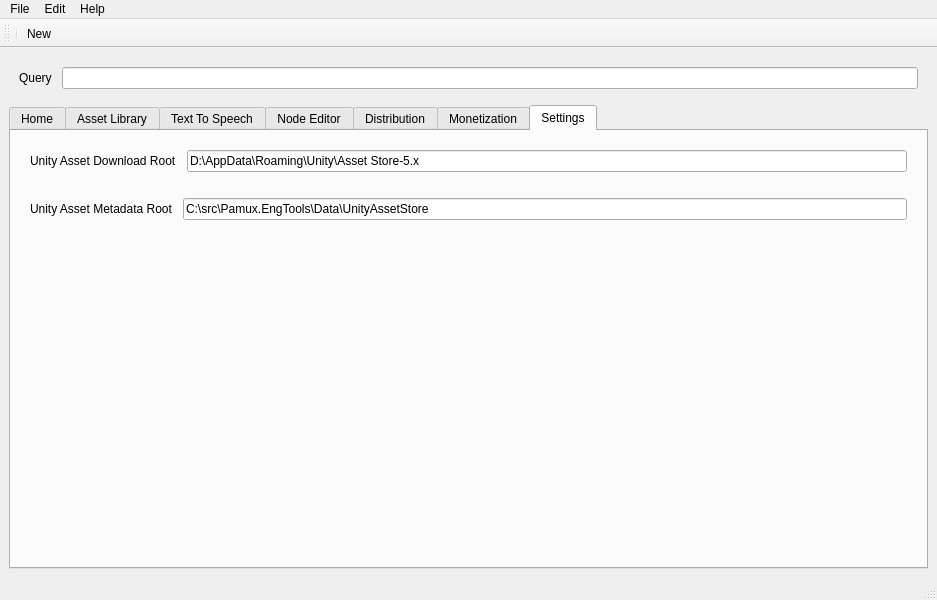
<?xml version="1.0" encoding="UTF-8"?>
<ui version="4.0">
 <class>MainWindow</class>
 <widget class="QMainWindow" name="MainWindow">
  <property name="geometry">
   <rect>
    <x>0</x>
    <y>0</y>
    <width>937</width>
    <height>600</height>
   </rect>
  </property>
  <property name="windowTitle">
   <string>Pamux Studios Engineering Tools</string>
  </property>
  <widget class="QWidget" name="centralwidget">
   <layout class="QVBoxLayout" name="verticalLayout_2">
    <item>
     <layout class="QVBoxLayout" name="verticalLayout">
      <item>
       <layout class="QHBoxLayout" name="horizontalLayout">
        <property name="spacing">
         <number>10</number>
        </property>
        <property name="leftMargin">
         <number>10</number>
        </property>
        <property name="topMargin">
         <number>10</number>
        </property>
        <property name="rightMargin">
         <number>10</number>
        </property>
        <property name="bottomMargin">
         <number>10</number>
        </property>
        <item>
         <widget class="QLabel" name="labelQuery">
          <property name="text">
           <string>Query</string>
          </property>
         </widget>
        </item>
        <item>
         <widget class="QLineEdit" name="editQuery">
          <property name="text">
           <string/>
          </property>
         </widget>
        </item>
       </layout>
      </item>
      <item>
       <widget class="QTabWidget" name="tabWidget">
        <property name="sizePolicy">
         <sizepolicy hsizetype="Expanding" vsizetype="Expanding">
          <horstretch>0</horstretch>
          <verstretch>0</verstretch>
         </sizepolicy>
        </property>
        <property name="minimumSize">
         <size>
          <width>0</width>
          <height>80</height>
         </size>
        </property>
        <property name="autoFillBackground">
         <bool>false</bool>
        </property>
        <property name="currentIndex">
         <number>6</number>
        </property>
        <widget class="QWidget" name="tabHome">
         <attribute name="title">
          <string>Home</string>
         </attribute>
        </widget>
        <widget class="QWidget" name="tabAssetLibrary">
         <attribute name="title">
          <string>Asset Library</string>
         </attribute>
         <layout class="QHBoxLayout" name="horizontalLayout_4">
          <item>
           <layout class="QHBoxLayout" name="horizontalLayout_3">
            <item>
             <widget class="QTableWidget" name="tableAssetContainers">
              <column>
               <property name="text">
                <string>Name</string>
               </property>
              </column>
              <column>
               <property name="text">
                <string>Company</string>
               </property>
              </column>
              <column>
               <property name="text">
                <string>Category</string>
               </property>
              </column>
             </widget>
            </item>
            <item>
             <widget class="QTreeWidget" name="treeAssets">
              <column>
               <property name="text">
                <string notr="true">1</string>
               </property>
              </column>
             </widget>
            </item>
           </layout>
          </item>
         </layout>
        </widget>
        <widget class="QWidget" name="tabTextToSpeech">
         <attribute name="title">
          <string>Text To Speech</string>
         </attribute>
        </widget>
        <widget class="QWidget" name="tabNodeEditor">
         <attribute name="title">
          <string>Node Editor</string>
         </attribute>
        </widget>
        <widget class="QWidget" name="tabDistribution">
         <attribute name="title">
          <string>Distribution</string>
         </attribute>
        </widget>
        <widget class="QWidget" name="tabMonetization">
         <attribute name="title">
          <string>Monetization</string>
         </attribute>
        </widget>
        <widget class="QWidget" name="tabSettings">
         <attribute name="title">
          <string>Settings</string>
         </attribute>
         <layout class="QVBoxLayout" name="verticalLayout_4">
          <item>
           <layout class="QVBoxLayout" name="verticalLayout_3">
            <item>
             <layout class="QHBoxLayout" name="horizontalLayout_2a">
              <property name="spacing">
               <number>10</number>
              </property>
              <property name="leftMargin">
               <number>10</number>
              </property>
              <property name="topMargin">
               <number>10</number>
              </property>
              <property name="rightMargin">
               <number>10</number>
              </property>
              <property name="bottomMargin">
               <number>10</number>
              </property>
              <item>
               <widget class="QLabel" name="labelUnityAssetDownloadRoot">
                <property name="text">
                 <string>Unity Asset Download Root</string>
                </property>
               </widget>
              </item>
              <item>
               <widget class="QLineEdit" name="editUnityAssetDownloadRoot">
                <property name="text">
                 <string>D:\AppData\Roaming\Unity\Asset Store-5.x</string>
                </property>
               </widget>
              </item>
             </layout>
            </item>
            <item>
             <layout class="QHBoxLayout" name="horizontalLayout_2">
              <property name="spacing">
               <number>10</number>
              </property>
              <property name="leftMargin">
               <number>10</number>
              </property>
              <property name="topMargin">
               <number>10</number>
              </property>
              <property name="rightMargin">
               <number>10</number>
              </property>
              <property name="bottomMargin">
               <number>10</number>
              </property>
              <item>
               <widget class="QLabel" name="labelUnityAssetMetadataRoot">
                <property name="text">
                 <string>Unity Asset Metadata Root</string>
                </property>
               </widget>
              </item>
              <item>
               <widget class="QLineEdit" name="editUnityAssetMetadataRoot">
                <property name="text">
                 <string>C:\src\Pamux.EngTools\Data\UnityAssetStore</string>
                </property>
               </widget>
              </item>
             </layout>
            </item>
            <item>
             <spacer name="verticalSpacer">
              <property name="orientation">
               <enum>Qt::Vertical</enum>
              </property>
              <property name="sizeHint" stdset="0">
               <size>
                <width>20</width>
                <height>40</height>
               </size>
              </property>
             </spacer>
            </item>
           </layout>
          </item>
         </layout>
        </widget>
       </widget>
      </item>
     </layout>
    </item>
   </layout>
  </widget>
  <widget class="QStatusBar" name="statusBar"/>
  <widget class="QToolBar" name="toolBar">
   <property name="windowTitle">
    <string>toolBar</string>
   </property>
   <attribute name="toolBarArea">
    <enum>TopToolBarArea</enum>
   </attribute>
   <attribute name="toolBarBreak">
    <bool>false</bool>
   </attribute>
   <addaction name="separator"/>
   <addaction name="actionNew"/>
  </widget>
  <widget class="QMenuBar" name="menuBar">
   <property name="geometry">
    <rect>
     <x>0</x>
     <y>0</y>
     <width>937</width>
     <height>22</height>
    </rect>
   </property>
   <widget class="QMenu" name="menuFile">
    <property name="title">
     <string>File</string>
    </property>
    <addaction name="actionNew"/>
    <addaction name="separator"/>
    <addaction name="actionQuit"/>
   </widget>
   <widget class="QMenu" name="menuHelp">
    <property name="title">
     <string>Help</string>
    </property>
   </widget>
   <widget class="QMenu" name="menuEdit">
    <property name="title">
     <string>Edit</string>
    </property>
   </widget>
   <addaction name="menuFile"/>
   <addaction name="menuEdit"/>
   <addaction name="menuHelp"/>
  </widget>
  <action name="actionQuit">
   <property name="text">
    <string>Quit</string>
   </property>
  </action>
  <action name="actionNew">
   <property name="text">
    <string>New</string>
   </property>
  </action>
 </widget>
 <resources/>
 <connections/>
</ui>
